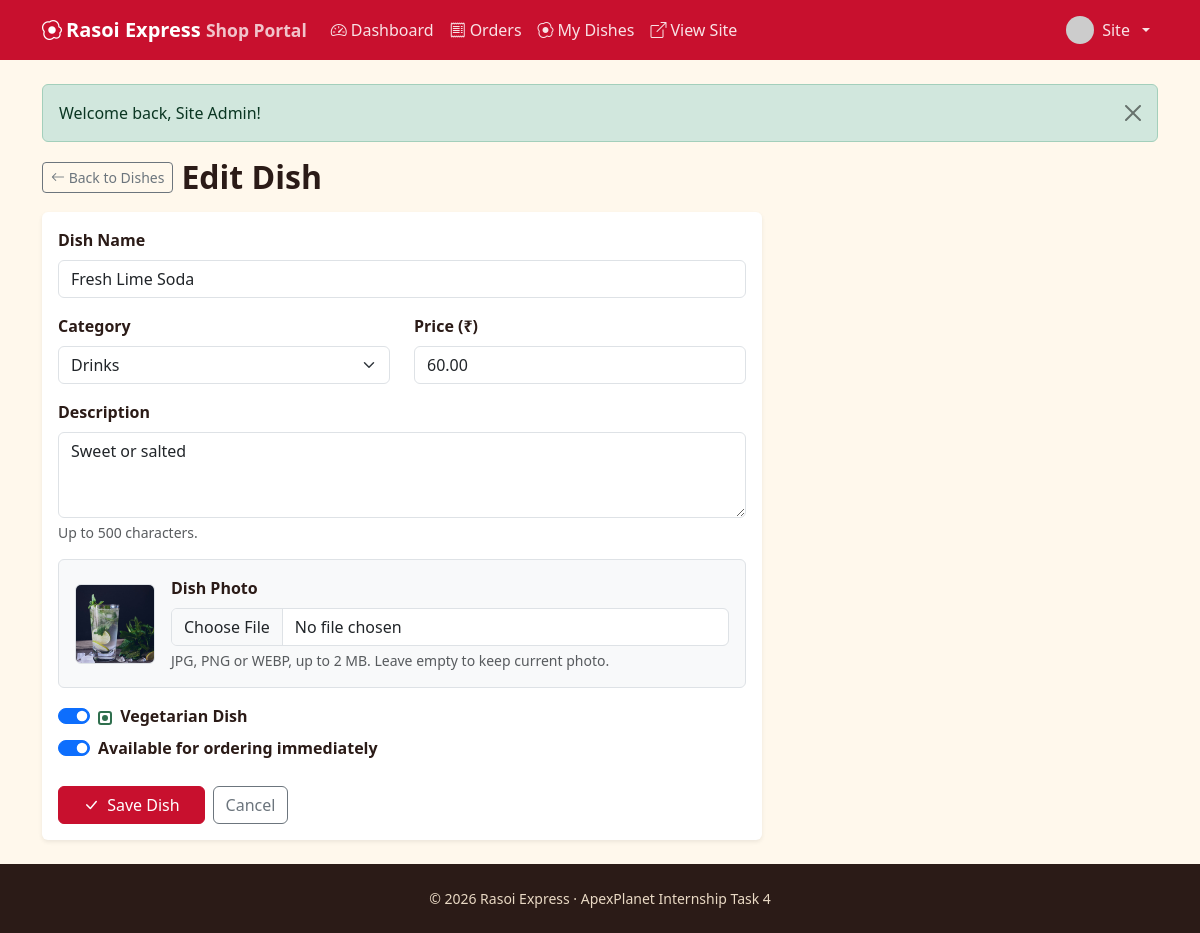
Screenshot of /shop/food_form.php?id=32 (signed in) with the database file from the repository.
### tables this page shows
CREATE TABLE users (
  id INT UNSIGNED AUTO_INCREMENT PRIMARY KEY,
  name VARCHAR(80) NOT NULL,
  email VARCHAR(120) NOT NULL UNIQUE,
  phone VARCHAR(15) DEFAULT NULL,
  address VARCHAR(255) DEFAULT NULL,
  password_hash VARCHAR(255) NOT NULL,
  role ENUM('user','admin','shop_owner','delivery') NOT NULL DEFAULT 'user',
  status ENUM('active','blocked') NOT NULL DEFAULT 'active',
  avatar VARCHAR(255) DEFAULT NULL,
  last_login_at DATETIME DEFAULT NULL,
  created_at TIMESTAMP DEFAULT CURRENT_TIMESTAMP,
  INDEX idx_users_role (role),
  INDEX idx_users_last_login (last_login_at)
);

CREATE TABLE foods (
  id INT UNSIGNED AUTO_INCREMENT PRIMARY KEY,
  category_id INT UNSIGNED NOT NULL,
  shop_id INT UNSIGNED DEFAULT NULL,
  name VARCHAR(100) NOT NULL,
  description TEXT,
  price DECIMAL(8,2) NOT NULL,
  image VARCHAR(255) DEFAULT NULL,
  is_veg TINYINT(1) NOT NULL DEFAULT 1,
  is_available TINYINT(1) NOT NULL DEFAULT 1,
  created_at TIMESTAMP DEFAULT CURRENT_TIMESTAMP,
  CONSTRAINT fk_foods_category FOREIGN KEY (category_id) REFERENCES categories(id) ON DELETE RESTRICT,
  CONSTRAINT fk_foods_shop FOREIGN KEY (shop_id) REFERENCES shops(id) ON DELETE SET NULL,
  INDEX idx_foods_category (category_id),
  INDEX idx_foods_shop (shop_id),
  INDEX idx_foods_name (name),
  INDEX idx_foods_available_price (is_available, price)
);

CREATE TABLE categories (
  id INT UNSIGNED AUTO_INCREMENT PRIMARY KEY,
  name VARCHAR(60) NOT NULL UNIQUE
);

### includes/auth.php (called while the page is built, shortened)
<?php
require_once __DIR__ . '/db.php';
function e($v): string { return htmlspecialchars((string)$v, ENT_QUOTES, 'UTF-8'); }
function url(string $p = ''): string { return BASE_URL . '/' . ltrim($p, '/'); }
function current_user(): ?array {
    static $u = false;
    if ($u === false) {
        $u = null;
        if (!empty($_SESSION['uid'])) {
            $s = db()->prepare('SELECT id,name,email,phone,address,role,status,avatar FROM users WHERE id=?');
            $s->execute([$_SESSION['uid']]);
            $u = $s->fetch() ?: null;
        }
    }
    return $u;
}
function require_login(): array {
    $u = current_user();
    return $u;
}
function require_shop_owner(): array {
    $u = require_login();
    return $u;
}
function owner_shop(int $uid): ?array {
    $s = db()->prepare('SELECT * FROM shops WHERE owner_id=?');
    $s->execute([$uid]);
    $shop = $s->fetch();
    if (!$shop) {
        $u = current_user();
        if ($u && $u['role'] === 'admin') {
            $first = db()->query('SELECT * FROM shops ORDER BY id ASC LIMIT 1')->fetch();
            if ($first) return $first;
        }
        return null;
    }
    return $shop;
}
function avatar_url(?array $u): string {
    return ($u && $u['avatar']) ? url('uploads/avatars/' . $u['avatar'])
        : 'https://ui-avatars.com/api/?background=c8102e&color=fff&name=' . urlencode($u['name'] ?? 'U');
}
function food_img(?string $f): string { return $f ? url('uploads/foods/' . $f) : url('assets/img-placeholder.svg'); }

### includes/db.php (called while the page is built, shortened)
<?php
function db(): PDO {
    static $pdo = null;
    if ($pdo === null) {
        try {
            $pdo = new PDO('mysql:host=' . DB_HOST . ';dbname=' . DB_NAME . ';charset=utf8mb4', DB_USER, DB_PASS, [
                PDO::ATTR_ERRMODE => PDO::ERRMODE_EXCEPTION,
                PDO::ATTR_DEFAULT_FETCH_MODE => PDO::FETCH_ASSOC,
                PDO::ATTR_EMULATE_PREPARES => false,
            ]);
        } catch (PDOException $e) {
            error_log($e->getMessage());
            http_response_code(500);
            ?>
            <!DOCTYPE html>
            <html lang="en">
            <head>
            <meta charset="UTF-8">
            <meta name="viewport" content="width=device-width, initial-scale=1">
            <title>Database Offline | Rasoi Express</title>
            <link href="https://cdn.jsdelivr.net/npm/bootstrap@5.3.3/dist/css/bootstrap.min.css" rel="stylesheet">
            <link href="https://cdn.jsdelivr.net/npm/bootstrap-icons@1.11.3/font/bootstrap-icons.min.css" rel="stylesheet">
            <style>
              body { background: #f8f9fa; font-family: system-ui, -apple-system, sans-serif; display: flex; align-items: center; justify-content: center; min-height: 100vh; padding: 20px; }
              .card { max-width: 580px; width: 100%; border: 0; box-shadow: 0 10px 30px rgba(0,0,0,0.08); border-radius: 16px; }
              .icon-box { width: 64px; height: 64px; border-radius: 50%; background: #fee2e2; color: #dc2626; display: flex; align-items: center; justify-content: center; font-size: 2rem; margin: 0 auto 1.25rem; }
            </style>
            <meta http-equiv="refresh" content="5">
            </head>
            <body>
            <div class="card p-4 p-md-5 text-center">
              <div class="icon-box"><i class="bi bi-database-gear"></i></div>
              <h3 class="fw-bold mb-2">Starting Database Server&hellip;</h3>
              <p class="text-muted mb-3">MariaDB is being launched automatically. This page will refresh in a few seconds.</p>
              <div class="d-flex justify-content-center mb-4">
                <div class="spinner-border text-danger" role="status"><span class="visually-hidden">Loading...</span></div>
              </div>
              <div class="d-grid gap-2">
                <button onclick="location.reload()" class="btn btn-danger py-2 fw-semibold"><i class="bi bi-arrow-clockwise me-1"></i> Refresh Now</button>
              </div>
              <details class="text-start mt-3 small text-muted">
                <summary class="cursor-pointer">Technical error details</summary>
                <pre class="bg-light p-2 rounded mt-2 text-danger mb-0" style="font-size: 0.78rem; overflow-x: auto;"><?= htmlspecialchars($e->getMessage(), ENT_QUOTES, 'UTF-8') ?></pre>
                <div class="mt-2">
                  <strong>Manual fix:</strong> Double-click <code>start-database.bat</code> or <code>run.bat</code> in your project folder.
                </div>
              </details>
            </div>
            </body>
            </html>
            <?php
            exit;
        }
    }
    return $pdo;
}

### shop/food_form.php (the view, shortened to what this page needs)
<?php
require_once __DIR__ . '/../includes/auth.php';
$me = require_shop_owner();
$shopArea = true;
$pdo = db();
$shop = owner_shop($me['id']);
$id = (int)($_GET['id'] ?? ($_POST['id'] ?? 0));
$food = ['name' => '', 'description' => '', 'price' => '', 'category_id' => '', 'is_veg' => 1, 'is_available' => 1, 'image' => null];
if ($id) {
    $s = $pdo->prepare('SELECT * FROM foods WHERE id=? AND shop_id=?');
    $s->execute([$id, $shop['id']]);
    $food = $s->fetch();
}
$pageTitle = $id ? 'Edit Dish' : 'Add New Dish';
$cats = $pdo->query('SELECT * FROM categories ORDER BY name')->fetchAll();
require __DIR__ . '/../includes/header.php';
?>
<div class="mb-3 d-flex align-items-center gap-2">
  <a href="<?= url('shop/foods.php') ?>" class="btn btn-outline-secondary btn-sm"><i class="bi bi-arrow-left"></i> Back to Dishes</a>
  <h2 class="mb-0 fw-bold"><?= e($pageTitle) ?></h2>
</div>
<form method="post" enctype="multipart/form-data" class="card card-body border-0 shadow-sm needs-validation" style="max-width:720px" novalidate>
  <div class="mb-3">
    <label class="form-label fw-semibold" for="name">Dish Name</label>
    <input class="form-control" id="name" name="name" required minlength="2" maxlength="100" placeholder="e.g. Special Chicken Biryani" value="<?= e($food['name']) ?>">
  </div>
  <div class="row">
    <div class="col-md-6 mb-3">
      <label class="form-label fw-semibold" for="category_id">Category</label>
      <select class="form-select" id="category_id" name="category_id" required>
        <?php foreach ($cats as $c): ?>
          <option value="<?= $c['id'] ?>" <?= (int)$food['category_id'] === (int)$c['id'] ? 'selected' : '' ?>><?= e($c['name']) ?></option>
        <?php endforeach; ?>
      </select>
    </div>
    <div class="col-md-6 mb-3">
      <label class="form-label fw-semibold" for="price">Price (₹)</label>
      <input class="form-control" type="number" step="0.01" min="1" max="99999" id="price" name="price" required placeholder="e.g. 250" value="<?= e($food['price']) ?>">
    </div>
  </div>
  <div class="mb-3">
    <label class="form-label fw-semibold" for="description">Description</label>
    <textarea class="form-control" id="description" name="description" rows="3" maxlength="500" placeholder="Ingredients, preparation style or taste details..."><?= e($food['description']) ?></textarea>
    <div class="form-text">Up to 500 characters.</div>
  </div>
  <div class="mb-3 d-flex align-items-center gap-3 p-3 bg-light rounded border">
    <img id="foodPreview" class="thumb rounded border" style="width:80px;height:80px;object-fit:cover;" src="<?= e(food_img($food['image'])) ?>" alt="">
    <div class="flex-grow-1">
      <label class="form-label fw-semibold" for="image">Dish Photo</label>
      <input class="form-control" type="file" id="image" name="image" accept="image/png,image/jpeg,image/webp" data-preview="#foodPreview">
      <div class="form-text">JPG, PNG or WEBP, up to 2 MB. Leave empty to keep current photo.</div>
    </div>
  </div>
  <div class="mb-4">
    <div class="form-check form-switch mb-2">
      <input class="form-check-input" type="checkbox" role="switch" id="is_veg" name="is_veg" <?= $food['is_veg'] ? 'checked' : '' ?>>
      <label class="form-check-label fw-semibold" for="is_veg"><span class="veg-dot me-1"></span> Vegetarian Dish</label>
    </div>
    <div class="form-check form-switch">
      <input class="form-check-input" type="checkbox" role="switch" id="is_available" name="is_available" <?= $food['is_available'] ? 'checked' : '' ?>>
      <label class="form-check-label fw-semibold" for="is_available">Available for ordering immediately</label>
    </div>
  </div>
  <div class="d-flex gap-2">
    <button class="btn btn-rx px-4"><i class="bi bi-check-lg me-1"></i> Save Dish</button>
    <a class="btn btn-outline-secondary" href="<?= url('shop/foods.php') ?>">Cancel</a>
  </div>
</form>
<?php require __DIR__ . '/../includes/footer.php'; ?>

### includes/header.php (shortened to what this page needs)
<?php require_once __DIR__ . '/auth.php'; $me = current_user(); $isAdminArea = !empty($adminArea); $isShopArea = !empty($shopArea); $isDeliveryArea = !empty($deliveryArea); ?>
<!DOCTYPE html>
<html lang="en">
<head>
<link href="https://cdn.jsdelivr.net/npm/bootstrap@5.3.3/dist/css/bootstrap.min.css" rel="stylesheet">
<link href="https://cdn.jsdelivr.net/npm/bootstrap-icons@1.11.3/font/bootstrap-icons.min.css" rel="stylesheet">
<link href="<?= url('assets/css/style.css') ?>" rel="stylesheet">
</head>
<body>
<nav class="navbar navbar-expand-lg navbar-dark rx-nav <?= $isDeliveryArea ? 'delivery-nav' : '' ?> sticky-top">
  <div class="container">
    <a class="navbar-brand fw-bold" href="<?= url($isAdminArea ? 'admin/index.php' : ($isShopArea ? 'shop/index.php' : ($isDeliveryArea ? 'delivery/index.php' : 'index.php'))) ?>"><i class="bi bi-egg-fried me-1"></i><?= APP_NAME ?><?= $isAdminArea ? ' <small class="opacity-75">Admin</small>' : ($isShopArea ? ' <small class="opacity-75">Shop Portal</small>' : ($isDeliveryArea ? ' <small class="opacity-75 text-warning"><i class="bi bi-bicycle me-1"></i>Delivery Portal</small>' : '')) ?></a>
    <div class="collapse navbar-collapse" id="nav">
      <ul class="navbar-nav me-auto">
        <?php if ($isAdminArea): ?>
          <li class="nav-item"><a class="nav-link" href="<?= url('admin/index.php') ?>">Dashboard</a></li>
          <li class="nav-item"><a class="nav-link" href="<?= url('admin/foods.php') ?>">Foods</a></li>
          <li class="nav-item"><a class="nav-link" href="<?= url('admin/categories.php') ?>">Categories</a></li>
          <li class="nav-item"><a class="nav-link" href="<?= url('admin/orders.php') ?>">Orders</a></li>
          <li class="nav-item"><a class="nav-link" href="<?= url('admin/users.php') ?>">Users</a></li>
          <li class="nav-item"><a class="nav-link text-warning" href="<?= url('shop/index.php') ?>"><i class="bi bi-shop me-1"></i>Shop Portal</a></li>
          <li class="nav-item"><a class="nav-link text-info" href="<?= url('delivery/index.php') ?>"><i class="bi bi-bicycle me-1"></i>Delivery Portal</a></li>
          <li class="nav-item"><a class="nav-link" href="<?= url('index.php') ?>">View site</a></li>
        <?php elseif ($isShopArea): ?>
          <li class="nav-item"><a class="nav-link" href="<?= url('shop/index.php') ?>"><i class="bi bi-speedometer2 me-1"></i>Dashboard</a></li>
          <li class="nav-item"><a class="nav-link" href="<?= url('shop/orders.php') ?>"><i class="bi bi-receipt me-1"></i>Orders</a></li>
          <li class="nav-item"><a class="nav-link" href="<?= url('shop/foods.php') ?>"><i class="bi bi-egg-fried me-1"></i>My Dishes</a></li>
          <li class="nav-item"><a class="nav-link" href="<?= url('index.php') ?>" target="_blank"><i class="bi bi-box-arrow-up-right me-1"></i>View Site</a></li>
        <?php endif; ?>
      </ul>
      <ul class="navbar-nav align-items-lg-center gap-lg-2">
        <?php if ($me): ?>
          <li class="nav-item dropdown">
            <a class="nav-link dropdown-toggle d-flex align-items-center gap-2" href="#" data-bs-toggle="dropdown">
              <img src="<?= e(avatar_url($me)) ?>" class="rounded-circle" width="28" height="28" alt=""><?= e(explode(' ', $me['name'])[0]) ?>
            </a>
          </li>
        <?php else: ?>
          <li class="nav-item"><a class="nav-link" href="<?= url('login.php') ?>">Log in</a></li>
          <li class="nav-item"><a class="btn btn-warning btn-sm" href="<?= url('register.php') ?>">Sign up</a></li>
        <?php endif; ?>
      </ul>
    </div>
  </div>
</nav>
<main class="container py-4 main-content flex-grow-1 d-flex flex-column">
<?php foreach (get_flash() as [$t, $m]): ?>
  <div class="alert alert-<?= e($t) ?> alert-dismissible fade show" role="alert"><?= e($m) ?><button type="button" class="btn-close" data-bs-dismiss="alert"></button></div>
<?php endforeach; ?>

### assets/css/style.css (style rules this page uses)
:root { --rx-red:#c8102e;--rx-dark:#2b1b17;--rx-gold:#f7b32b;--rx-leaf:#2f6f4e;--rx-paper:#fff8ec }
body { background:var(--rx-paper);color:var(--rx-dark);font-family:'Segoe UI',system-ui,-apple-system,sans-serif;min-height:100vh;display:flex;flex-direction:column }
main.main-content { flex:1 0 auto }
.rx-nav { background:var(--rx-red) }
.rx-nav .nav-link { color:rgba(255,255,255,.88) }
.btn-rx { background:var(--rx-red);border-color:var(--rx-red);color:#fff }
.veg-dot,.nonveg-dot { display:inline-block;width:14px;height:14px;border:2px solid var(--rx-leaf);border-radius:3px;position:relative;vertical-align:middle }
.veg-dot::after,.nonveg-dot::after { content:'';position:absolute;inset:2px;border-radius:50%;background:var(--rx-leaf) }
.thumb { width:48px;height:48px;object-fit:cover;border-radius:.4rem;cursor:zoom-in;transition:transform .2s ease }

### rows the page displays
users: name "Site"
foods: name "Fresh Lime Soda", category_id "Drinks", price "60.00", description "Sweet or salted", image (picture), is_veg "☑", is_available "☑"

### other values shown
APP_NAME "Rasoi Express"
$m "Welcome back, Site Admin!"
$pageTitle "Edit Dish"
